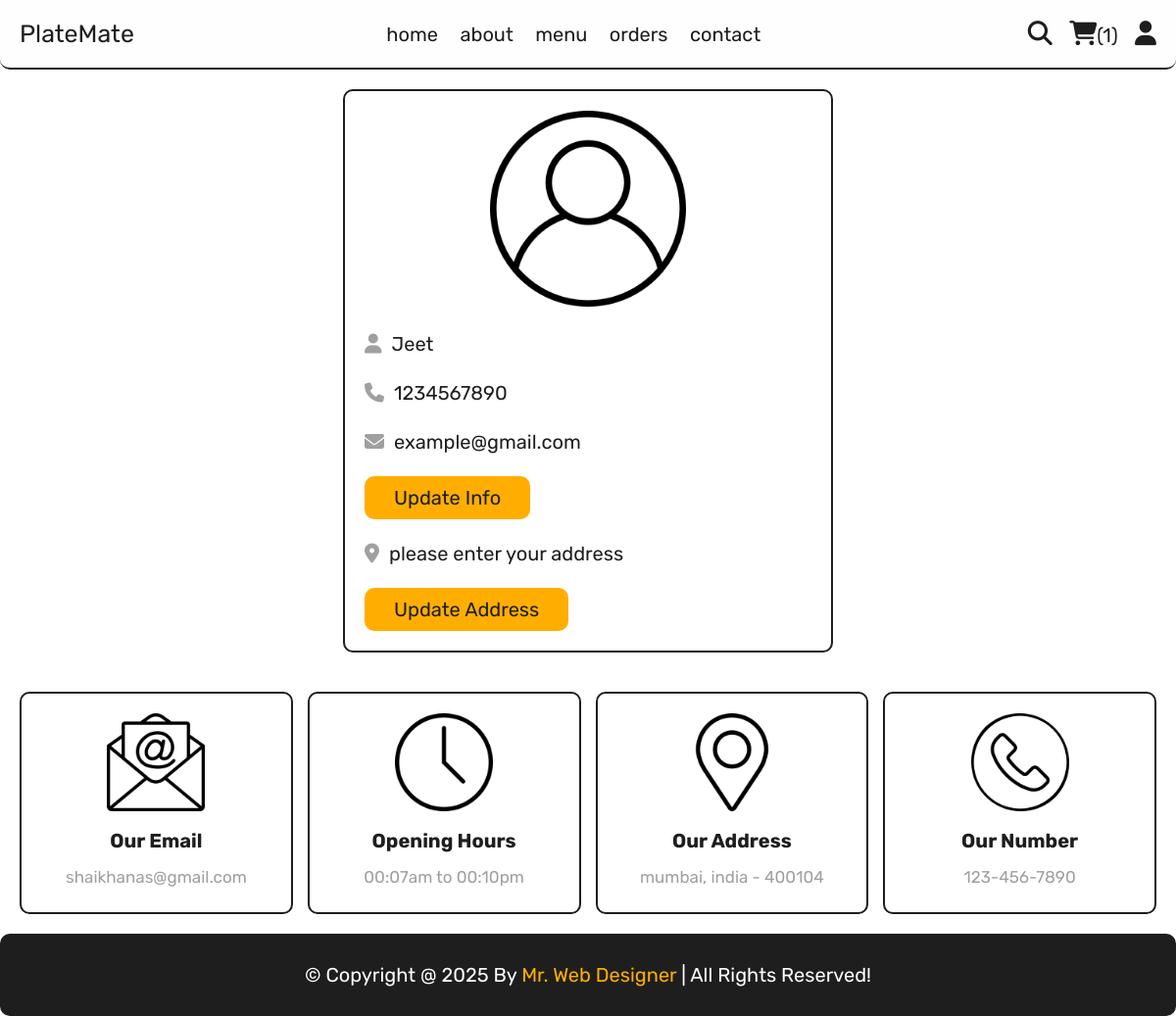
The app's page /profile.php (signed in) with its own data.
### tables this page shows
CREATE TABLE `users` (
  `id` int(100) NOT NULL,
  `name` varchar(20) NOT NULL,
  `email` varchar(50) NOT NULL,
  `number` varchar(10) NOT NULL,
  `password` varchar(50) NOT NULL,
  `address` varchar(500) NOT NULL
);

### profile.php (the view, shortened to what this page needs)
<?php
include 'components/connect.php';
?>
<!DOCTYPE html>
<html lang="en">
<head>
   <link rel="stylesheet" href="https://cdnjs.cloudflare.com/ajax/libs/font-awesome/6.1.1/css/all.min.css">
   <link rel="stylesheet" href="css/style.css">
</head>
<body>
<?php include 'components/user_header.php'; ?>
<section class="user-details">
   <div class="user">
      <img src="images/user-icon.png" alt="">
      <p><i class="fas fa-user"></i><span><span><?= $fetch_profile['name']; ?></span></span></p>
      <p><i class="fas fa-phone"></i><span><?= $fetch_profile['number']; ?></span></p>
      <p><i class="fas fa-envelope"></i><span><?= $fetch_profile['email']; ?></span></p>
      <a href="update_profile.php" class="btn">update info</a>
      <p class="address"><i class="fas fa-map-marker-alt"></i><span><?php if($fetch_profile['address'] == ''){echo 'please enter your address';}else{echo $fetch_profile['address'];} ?></span></p>
      <a href="update_address.php" class="btn">update address</a>
   </div>
</section>
<?php include 'components/footer.php'; ?>
</body>
</html>

### css/style.css (style rules this page uses)
:root { --yellow: #ffae00; --red: #e15858; --white: #fefefe; --black: #1e1e1e; --light-color: #a0a0a0; --border: 0.2rem solid var(--black); }
* { font-family: 'Rubik', sans-serif; margin:0; padding:0; box-sizing: border-box; border-radius: 10px; outline: none; border: none; text-decoration: none; }
html { font-size: 62.5%; overflow-x: hidden; scroll-behavior: smooth; stop-opacity: 7rem; }
section { margin:0 auto; max-width: 1200px; padding:2rem; }
.btn, .delete-btn { margin-top: 1rem; display: inline-block; font-size: 2rem; padding:1rem 3rem; cursor: pointer; text-transform: capitalize; transition: .2s linear; }
.btn { background-color: var(--yellow); color:var(--black); }
.user-details .user { max-width: 50rem; margin:0 auto; border:var(--border); padding:2rem; }
.user-details .user img { width: 100%; height: 20rem; object-fit: contain; margin-bottom: 1rem; }
.user-details .user p { padding:1rem 0; line-height: 1.5; font-size: 2rem; }
.user-details .user p span { color:var(--black); }
.user-details .user p i { margin-right: 1rem; color:var(--light-color); }
.user-details .user .address { margin-top: 1rem; }

### records on screen
users: name "Jeet", number "1234567890", email "example@gmail.com"

### other values on screen
$total_cart_items "1"
